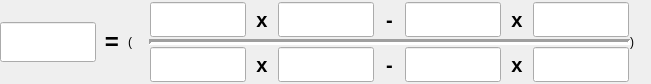
    <widget class="QWidget" name="horizontalLayoutWidget_3">
     <property name="geometry">
      <rect>
       <x>200</x>
       <y>350</y>
       <width>651</width>
       <height>84</height>
      </rect>
     </property>
     <layout class="QHBoxLayout" name="horizontalLayout_12" stretch="12,2,45,2">
      <property name="spacing">
       <number>0</number>
      </property>
      <property name="margin">
       <number>0</number>
      </property>
      <item>
       <layout class="QVBoxLayout" name="verticalLayout_3" stretch="2,3,2">
        <property name="spacing">
         <number>0</number>
        </property>
        <property name="margin">
         <number>0</number>
        </property>
        <item>
         <spacer name="verticalSpacer_3">
          <property name="orientation">
           <enum>Qt::Vertical</enum>
          </property>
          <property name="sizeHint" stdset="0">
           <size>
            <width>20</width>
            <height>40</height>
           </size>
          </property>
         </spacer>
        </item>
        <item>
         <layout class="QHBoxLayout" name="horizontalLayout_14" stretch="3,1">
          <item>
           <widget class="caLineEdit" name="caLineEdit_27">
            <property name="sizePolicy">
             <sizepolicy hsizetype="Expanding" vsizetype="Expanding">
              <horstretch>0</horstretch>
              <verstretch>0</verstretch>
             </sizepolicy>
            </property>
            <property name="font">
             <font>
              <family>Monospace</family>
              <pointsize>20</pointsize>
              <stylestrategy>PreferDefault</stylestrategy>
             </font>
            </property>
            <property name="alignment">
             <set>Qt::AlignAbsolute|Qt::AlignCenter|Qt::AlignHCenter|Qt::AlignVCenter</set>
            </property>
            <property name="channel" stdset="0">
             <string notr="true">$(P)$(DIAG).RBV</string>
            </property>
            <property name="foreground">
             <color>
              <red>10</red>
              <green>0</green>
              <blue>184</blue>
             </color>
            </property>
            <property name="background">
             <color>
              <red>200</red>
              <green>200</green>
              <blue>200</blue>
             </color>
            </property>
            <property name="colorMode">
             <enum>caLineEdit::Static</enum>
            </property>
            <property name="precisionMode">
             <enum>caLineEdit::Channel</enum>
            </property>
            <property name="limitsMode">
             <enum>caLineEdit::Channel</enum>
            </property>
            <property name="maxValue">
             <double>1.000000000000000</double>
            </property>
            <property name="minValue">
             <double>0.000000000000000</double>
            </property>
            <property name="fontScaleMode" stdset="0">
             <enum>caLineEdit::WidthAndHeight</enum>
            </property>
            <property name="formatType">
             <enum>caLineEdit::decimal</enum>
            </property>
           </widget>
          </item>
          <item>
           <widget class="caLabel" name="calabel_50">
            <property name="sizePolicy">
             <sizepolicy hsizetype="Expanding" vsizetype="Preferred">
              <horstretch>0</horstretch>
              <verstretch>0</verstretch>
             </sizepolicy>
            </property>
            <property name="font">
             <font>
              <pointsize>18</pointsize>
              <weight>75</weight>
              <bold>true</bold>
             </font>
            </property>
            <property name="text">
             <string>=</string>
            </property>
            <property name="alignment">
             <set>Qt::AlignCenter</set>
            </property>
           </widget>
          </item>
         </layout>
        </item>
        <item>
         <spacer name="verticalSpacer_4">
          <property name="orientation">
           <enum>Qt::Vertical</enum>
          </property>
          <property name="sizeHint" stdset="0">
           <size>
            <width>20</width>
            <height>40</height>
           </size>
          </property>
         </spacer>
        </item>
       </layout>
      </item>
      <item>
       <widget class="caLabel" name="calabel_9">
        <property name="text">
         <string>(</string>
        </property>
       </widget>
      </item>
      <item>
       <layout class="QVBoxLayout" name="verticalLayout_4" stretch="5,1,5">
        <property name="margin">
         <number>0</number>
        </property>
        <item>
         <layout class="QHBoxLayout" name="horizontalLayout_15" stretch="3,1,3,1,3,1,3">
          <property name="spacing">
           <number>0</number>
          </property>
          <property name="leftMargin">
           <number>1</number>
          </property>
          <property name="topMargin">
           <number>2</number>
          </property>
          <property name="rightMargin">
           <number>1</number>
          </property>
          <property name="bottomMargin">
           <number>2</number>
          </property>
          <item>
           <widget class="caLineEdit" name="caLineEdit_34">
            <property name="sizePolicy">
             <sizepolicy hsizetype="Expanding" vsizetype="Expanding">
              <horstretch>0</horstretch>
              <verstretch>0</verstretch>
             </sizepolicy>
            </property>
            <property name="font">
             <font>
              <family>Monospace</family>
              <pointsize>17</pointsize>
              <stylestrategy>PreferDefault</stylestrategy>
             </font>
            </property>
            <property name="alignment">
             <set>Qt::AlignAbsolute|Qt::AlignCenter|Qt::AlignHCenter|Qt::AlignVCenter</set>
            </property>
            <property name="channel" stdset="0">
             <string notr="true">$(P)$(SLITS):vCenterC1.VAL</string>
            </property>
            <property name="foreground">
             <color>
              <red>10</red>
              <green>0</green>
              <blue>184</blue>
             </color>
            </property>
            <property name="background">
             <color>
              <red>200</red>
              <green>200</green>
              <blue>200</blue>
             </color>
            </property>
            <property name="colorMode">
             <enum>caLineEdit::Static</enum>
            </property>
            <property name="precisionMode">
             <enum>caLineEdit::Channel</enum>
            </property>
            <property name="limitsMode">
             <enum>caLineEdit::Channel</enum>
            </property>
            <property name="maxValue">
             <double>1.000000000000000</double>
            </property>
            <property name="minValue">
             <double>0.000000000000000</double>
            </property>
            <property name="fontScaleMode" stdset="0">
             <enum>caLineEdit::WidthAndHeight</enum>
            </property>
            <property name="formatType">
             <enum>caLineEdit::decimal</enum>
            </property>
           </widget>
          </item>
          <item>
           <widget class="caLabel" name="calabel_54">
            <property name="sizePolicy">
             <sizepolicy hsizetype="Expanding" vsizetype="Preferred">
              <horstretch>0</horstretch>
              <verstretch>0</verstretch>
             </sizepolicy>
            </property>
            <property name="font">
             <font>
              <pointsize>15</pointsize>
              <weight>75</weight>
              <bold>true</bold>
             </font>
            </property>
            <property name="text">
             <string>x</string>
            </property>
            <property name="alignment">
             <set>Qt::AlignCenter</set>
            </property>
           </widget>
          </item>
          <item>
           <widget class="caLineEdit" name="caLineEdit_35">
            <property name="sizePolicy">
             <sizepolicy hsizetype="Expanding" vsizetype="Expanding">
              <horstretch>0</horstretch>
              <verstretch>0</verstretch>
             </sizepolicy>
            </property>
            <property name="font">
             <font>
              <family>Monospace</family>
              <pointsize>17</pointsize>
              <stylestrategy>PreferDefault</stylestrategy>
             </font>
            </property>
            <property name="alignment">
             <set>Qt::AlignAbsolute|Qt::AlignCenter|Qt::AlignHCenter|Qt::AlignVCenter</set>
            </property>
            <property name="channel" stdset="0">
             <string notr="true">$(P)$(SLITS):hCenter.RBV</string>
            </property>
            <property name="foreground">
             <color>
              <red>10</red>
              <green>0</green>
              <blue>184</blue>
             </color>
            </property>
            <property name="background">
             <color>
              <red>200</red>
              <green>200</green>
              <blue>200</blue>
             </color>
            </property>
            <property name="colorMode">
             <enum>caLineEdit::Static</enum>
            </property>
            <property name="precisionMode">
             <enum>caLineEdit::Channel</enum>
            </property>
            <property name="limitsMode">
             <enum>caLineEdit::Channel</enum>
            </property>
            <property name="maxValue">
             <double>1.000000000000000</double>
            </property>
            <property name="minValue">
             <double>0.000000000000000</double>
            </property>
            <property name="fontScaleMode" stdset="0">
             <enum>caLineEdit::WidthAndHeight</enum>
            </property>
            <property name="formatType">
             <enum>caLineEdit::decimal</enum>
            </property>
           </widget>
          </item>
          <item>
           <widget class="caLabel" name="calabel_55">
            <property name="sizePolicy">
             <sizepolicy hsizetype="Expanding" vsizetype="Preferred">
              <horstretch>0</horstretch>
              <verstretch>0</verstretch>
             </sizepolicy>
            </property>
            <property name="font">
             <font>
              <pointsize>15</pointsize>
              <weight>75</weight>
              <bold>true</bold>
             </font>
            </property>
            <property name="text">
             <string>-</string>
            </property>
            <property name="alignment">
             <set>Qt::AlignCenter</set>
            </property>
            <property name="indent">
             <number>0</number>
            </property>
           </widget>
          </item>
          <item>
           <widget class="caLineEdit" name="caLineEdit_36">
            <property name="sizePolicy">
             <sizepolicy hsizetype="Expanding" vsizetype="Expanding">
              <horstretch>0</horstretch>
              <verstretch>0</verstretch>
             </sizepolicy>
            </property>
            <property name="font">
             <font>
              <family>Monospace</family>
              <pointsize>17</pointsize>
              <stylestrategy>PreferDefault</stylestrategy>
             </font>
            </property>
            <property name="alignment">
             <set>Qt::AlignAbsolute|Qt::AlignCenter|Qt::AlignHCenter|Qt::AlignVCenter</set>
            </property>
            <property name="channel" stdset="0">
             <string notr="true">$(P)$(SLITS):hCenterC1.VAL</string>
            </property>
            <property name="foreground">
             <color>
              <red>10</red>
              <green>0</green>
              <blue>184</blue>
             </color>
            </property>
            <property name="background">
             <color>
              <red>200</red>
              <green>200</green>
              <blue>200</blue>
             </color>
            </property>
            <property name="colorMode">
             <enum>caLineEdit::Static</enum>
            </property>
            <property name="precisionMode">
             <enum>caLineEdit::Channel</enum>
            </property>
            <property name="limitsMode">
             <enum>caLineEdit::Channel</enum>
            </property>
            <property name="maxValue">
             <double>1.000000000000000</double>
            </property>
            <property name="minValue">
             <double>0.000000000000000</double>
            </property>
            <property name="fontScaleMode" stdset="0">
             <enum>caLineEdit::WidthAndHeight</enum>
            </property>
            <property name="formatType">
             <enum>caLineEdit::decimal</enum>
            </property>
           </widget>
          </item>
          <item>
           <widget class="caLabel" name="calabel_56">
            <property name="sizePolicy">
             <sizepolicy hsizetype="Expanding" vsizetype="Preferred">
              <horstretch>0</horstretch>
              <verstretch>0</verstretch>
             </sizepolicy>
            </property>
            <property name="font">
             <font>
              <pointsize>15</pointsize>
              <weight>75</weight>
              <bold>true</bold>
             </font>
            </property>
            <property name="text">
             <string>x</string>
            </property>
            <property name="alignment">
             <set>Qt::AlignCenter</set>
            </property>
           </widget>
          </item>
          <item>
           <widget class="caLineEdit" name="caLineEdit_37">
            <property name="sizePolicy">
             <sizepolicy hsizetype="Expanding" vsizetype="Expanding">
              <horstretch>0</horstretch>
              <verstretch>0</verstretch>
             </sizepolicy>
            </property>
            <property name="font">
             <font>
              <family>Monospace</family>
              <pointsize>17</pointsize>
              <stylestrategy>PreferDefault</stylestrategy>
             </font>
            </property>
            <property name="alignment">
             <set>Qt::AlignAbsolute|Qt::AlignCenter|Qt::AlignHCenter|Qt::AlignVCenter</set>
            </property>
            <property name="channel" stdset="0">
             <string notr="true">$(P)$(SLITS):vCenter.RBV</string>
            </property>
            <property name="foreground">
             <color>
              <red>10</red>
              <green>0</green>
              <blue>184</blue>
             </color>
            </property>
            <property name="background">
             <color>
              <red>200</red>
              <green>200</green>
              <blue>200</blue>
             </color>
            </property>
            <property name="colorMode">
             <enum>caLineEdit::Static</enum>
            </property>
            <property name="precisionMode">
             <enum>caLineEdit::Channel</enum>
            </property>
            <property name="limitsMode">
             <enum>caLineEdit::Channel</enum>
            </property>
            <property name="maxValue">
             <double>1.000000000000000</double>
            </property>
            <property name="minValue">
             <double>0.000000000000000</double>
            </property>
            <property name="fontScaleMode" stdset="0">
             <enum>caLineEdit::WidthAndHeight</enum>
            </property>
            <property name="formatType">
             <enum>caLineEdit::decimal</enum>
            </property>
           </widget>
          </item>
         </layout>
        </item>
        <item>
         <widget class="Line" name="line_3">
          <property name="sizePolicy">
           <sizepolicy hsizetype="Minimum" vsizetype="Expanding">
            <horstretch>0</horstretch>
            <verstretch>0</verstretch>
           </sizepolicy>
          </property>
          <property name="lineWidth">
           <number>3</number>
          </property>
          <property name="orientation">
           <enum>Qt::Horizontal</enum>
          </property>
         </widget>
        </item>
        <item>
         <layout class="QHBoxLayout" name="horizontalLayout_16" stretch="3,1,3,1,3,1,3">
          <property name="spacing">
           <number>0</number>
          </property>
          <property name="leftMargin">
           <number>1</number>
          </property>
          <property name="topMargin">
           <number>2</number>
          </property>
          <property name="rightMargin">
           <number>1</number>
          </property>
          <property name="bottomMargin">
           <number>2</number>
          </property>
          <item>
           <widget class="caLineEdit" name="caLineEdit_38">
            <property name="sizePolicy">
             <sizepolicy hsizetype="Expanding" vsizetype="Expanding">
              <horstretch>0</horstretch>
              <verstretch>0</verstretch>
             </sizepolicy>
            </property>
            <property name="font">
             <font>
              <family>Monospace</family>
              <pointsize>17</pointsize>
              <stylestrategy>PreferDefault</stylestrategy>
             </font>
            </property>
            <property name="alignment">
             <set>Qt::AlignAbsolute|Qt::AlignCenter|Qt::AlignHCenter|Qt::AlignVCenter</set>
            </property>
            <property name="channel" stdset="0">
             <string notr="true">$(P)$(SLITS):vCenterC1.VAL</string>
            </property>
            <property name="foreground">
             <color>
              <red>10</red>
              <green>0</green>
              <blue>184</blue>
             </color>
            </property>
            <property name="background">
             <color>
              <red>200</red>
              <green>200</green>
              <blue>200</blue>
             </color>
            </property>
            <property name="colorMode">
             <enum>caLineEdit::Static</enum>
            </property>
            <property name="precisionMode">
             <enum>caLineEdit::Channel</enum>
            </property>
            <property name="limitsMode">
             <enum>caLineEdit::Channel</enum>
            </property>
            <property name="maxValue">
             <double>1.000000000000000</double>
            </property>
            <property name="minValue">
             <double>0.000000000000000</double>
            </property>
            <property name="fontScaleMode" stdset="0">
             <enum>caLineEdit::WidthAndHeight</enum>
            </property>
            <property name="formatType">
             <enum>caLineEdit::decimal</enum>
            </property>
           </widget>
          </item>
          <item>
           <widget class="caLabel" name="calabel_57">
            <property name="sizePolicy">
             <sizepolicy hsizetype="Expanding" vsizetype="Preferred">
              <horstretch>0</horstretch>
              <verstretch>0</verstretch>
             </sizepolicy>
            </property>
            <property name="font">
             <font>
              <pointsize>15</pointsize>
              <weight>75</weight>
              <bold>true</bold>
             </font>
            </property>
            <property name="text">
             <string>x</string>
            </property>
            <property name="alignment">
             <set>Qt::AlignCenter</set>
            </property>
           </widget>
          </item>
          <item>
           <widget class="caLineEdit" name="caLineEdit_39">
            <property name="sizePolicy">
             <sizepolicy hsizetype="Expanding" vsizetype="Expanding">
              <horstretch>0</horstretch>
              <verstretch>0</verstretch>
             </sizepolicy>
            </property>
            <property name="font">
             <font>
              <family>Monospace</family>
              <pointsize>17</pointsize>
              <stylestrategy>PreferDefault</stylestrategy>
             </font>
            </property>
            <property name="alignment">
             <set>Qt::AlignAbsolute|Qt::AlignCenter|Qt::AlignHCenter|Qt::AlignVCenter</set>
            </property>
            <property name="channel" stdset="0">
             <string notr="true">$(P)$(SLITS):hCenterC2.VAL</string>
            </property>
            <property name="foreground">
             <color>
              <red>10</red>
              <green>0</green>
              <blue>184</blue>
             </color>
            </property>
            <property name="background">
             <color>
              <red>200</red>
              <green>200</green>
              <blue>200</blue>
             </color>
            </property>
            <property name="colorMode">
             <enum>caLineEdit::Static</enum>
            </property>
            <property name="precisionMode">
             <enum>caLineEdit::Channel</enum>
            </property>
            <property name="limitsMode">
             <enum>caLineEdit::Channel</enum>
            </property>
            <property name="maxValue">
             <double>1.000000000000000</double>
            </property>
            <property name="minValue">
             <double>0.000000000000000</double>
            </property>
            <property name="fontScaleMode" stdset="0">
             <enum>caLineEdit::WidthAndHeight</enum>
            </property>
            <property name="formatType">
             <enum>caLineEdit::decimal</enum>
            </property>
           </widget>
          </item>
          <item>
           <widget class="caLabel" name="calabel_58">
            <property name="sizePolicy">
             <sizepolicy hsizetype="Expanding" vsizetype="Preferred">
              <horstretch>0</horstretch>
              <verstretch>0</verstretch>
             </sizepolicy>
            </property>
            <property name="font">
             <font>
              <pointsize>15</pointsize>
              <weight>75</weight>
              <bold>true</bold>
             </font>
            </property>
            <property name="text">
             <string>-</string>
            </property>
            <property name="alignment">
             <set>Qt::AlignCenter</set>
            </property>
            <property name="indent">
             <number>0</number>
            </property>
           </widget>
          </item>
          <item>
           <widget class="caLineEdit" name="caLineEdit_40">
            <property name="sizePolicy">
             <sizepolicy hsizetype="Expanding" vsizetype="Expanding">
              <horstretch>0</horstretch>
              <verstretch>0</verstretch>
             </sizepolicy>
            </property>
            <property name="font">
             <font>
              <family>Monospace</family>
              <pointsize>17</pointsize>
              <stylestrategy>PreferDefault</stylestrategy>
             </font>
            </property>
            <property name="alignment">
             <set>Qt::AlignAbsolute|Qt::AlignCenter|Qt::AlignHCenter|Qt::AlignVCenter</set>
            </property>
            <property name="channel" stdset="0">
             <string notr="true">$(P)$(SLITS):hCenterC1.VAL</string>
            </property>
            <property name="foreground">
             <color>
              <red>10</red>
              <green>0</green>
              <blue>184</blue>
             </color>
            </property>
            <property name="background">
             <color>
              <red>200</red>
              <green>200</green>
              <blue>200</blue>
             </color>
            </property>
            <property name="colorMode">
             <enum>caLineEdit::Static</enum>
            </property>
            <property name="precisionMode">
             <enum>caLineEdit::Channel</enum>
            </property>
            <property name="limitsMode">
             <enum>caLineEdit::Channel</enum>
            </property>
            <property name="maxValue">
             <double>1.000000000000000</double>
            </property>
            <property name="minValue">
             <double>0.000000000000000</double>
            </property>
            <property name="fontScaleMode" stdset="0">
             <enum>caLineEdit::WidthAndHeight</enum>
            </property>
            <property name="formatType">
             <enum>caLineEdit::decimal</enum>
            </property>
           </widget>
          </item>
          <item>
           <widget class="caLabel" name="calabel_59">
            <property name="sizePolicy">
             <sizepolicy hsizetype="Expanding" vsizetype="Preferred">
              <horstretch>0</horstretch>
              <verstretch>0</verstretch>
             </sizepolicy>
            </property>
            <property name="font">
             <font>
              <pointsize>15</pointsize>
              <weight>75</weight>
              <bold>true</bold>
             </font>
            </property>
            <property name="text">
             <string>x</string>
            </property>
            <property name="alignment">
             <set>Qt::AlignCenter</set>
            </property>
           </widget>
          </item>
          <item>
           <widget class="caLineEdit" name="caLineEdit_41">
            <property name="sizePolicy">
             <sizepolicy hsizetype="Expanding" vsizetype="Expanding">
              <horstretch>0</horstretch>
              <verstretch>0</verstretch>
             </sizepolicy>
            </property>
            <property name="font">
             <font>
              <family>Monospace</family>
              <pointsize>17</pointsize>
              <stylestrategy>PreferDefault</stylestrategy>
             </font>
            </property>
            <property name="alignment">
             <set>Qt::AlignAbsolute|Qt::AlignCenter|Qt::AlignHCenter|Qt::AlignVCenter</set>
            </property>
            <property name="channel" stdset="0">
             <string notr="true">$(P)$(SLITS):vCenterC2.VAL</string>
            </property>
            <property name="foreground">
             <color>
              <red>10</red>
              <green>0</green>
              <blue>184</blue>
             </color>
            </property>
            <property name="background">
             <color>
              <red>200</red>
              <green>200</green>
              <blue>200</blue>
             </color>
            </property>
            <property name="colorMode">
             <enum>caLineEdit::Static</enum>
            </property>
            <property name="precisionMode">
             <enum>caLineEdit::Channel</enum>
            </property>
            <property name="limitsMode">
             <enum>caLineEdit::Channel</enum>
            </property>
            <property name="maxValue">
             <double>1.000000000000000</double>
            </property>
            <property name="minValue">
             <double>0.000000000000000</double>
            </property>
            <property name="fontScaleMode" stdset="0">
             <enum>caLineEdit::WidthAndHeight</enum>
            </property>
            <property name="formatType">
             <enum>caLineEdit::decimal</enum>
            </property>
           </widget>
          </item>
         </layout>
        </item>
       </layout>
      </item>
      <item>
       <widget class="caLabel" name="calabel_10">
        <property name="text">
         <string>)</string>
        </property>
       </widget>
      </item>
     </layout>
    </widget>
